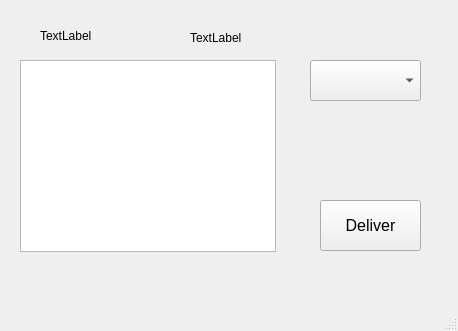
<?xml version="1.0" encoding="UTF-8"?>
<ui version="4.0">
 <class>courierWindow</class>
 <widget class="QMainWindow" name="courierWindow">
  <property name="geometry">
   <rect>
    <x>0</x>
    <y>0</y>
    <width>458</width>
    <height>331</height>
   </rect>
  </property>
  <property name="windowTitle">
   <string>courierWindow</string>
  </property>
  <widget class="QWidget" name="centralwidget">
   <widget class="QListWidget" name="undeliveredList">
    <property name="geometry">
     <rect>
      <x>20</x>
      <y>60</y>
      <width>256</width>
      <height>192</height>
     </rect>
    </property>
   </widget>
   <widget class="QLabel" name="zoneLabel">
    <property name="geometry">
     <rect>
      <x>40</x>
      <y>20</y>
      <width>131</width>
      <height>31</height>
     </rect>
    </property>
    <property name="text">
     <string>TextLabel</string>
    </property>
   </widget>
   <widget class="QComboBox" name="streetComboBox">
    <property name="geometry">
     <rect>
      <x>310</x>
      <y>60</y>
      <width>111</width>
      <height>41</height>
     </rect>
    </property>
   </widget>
   <widget class="QPushButton" name="deliverButton">
    <property name="geometry">
     <rect>
      <x>320</x>
      <y>200</y>
      <width>101</width>
      <height>51</height>
     </rect>
    </property>
    <property name="font">
     <font>
      <pointsize>12</pointsize>
     </font>
    </property>
    <property name="text">
     <string>Deliver</string>
    </property>
   </widget>
   <widget class="QLabel" name="streetsLabel">
    <property name="geometry">
     <rect>
      <x>190</x>
      <y>30</y>
      <width>251</width>
      <height>16</height>
     </rect>
    </property>
    <property name="text">
     <string>TextLabel</string>
    </property>
   </widget>
  </widget>
  <widget class="QMenuBar" name="menubar">
   <property name="geometry">
    <rect>
     <x>0</x>
     <y>0</y>
     <width>458</width>
     <height>33</height>
    </rect>
   </property>
  </widget>
  <widget class="QStatusBar" name="statusbar"/>
 </widget>
 <resources/>
 <connections/>
</ui>
